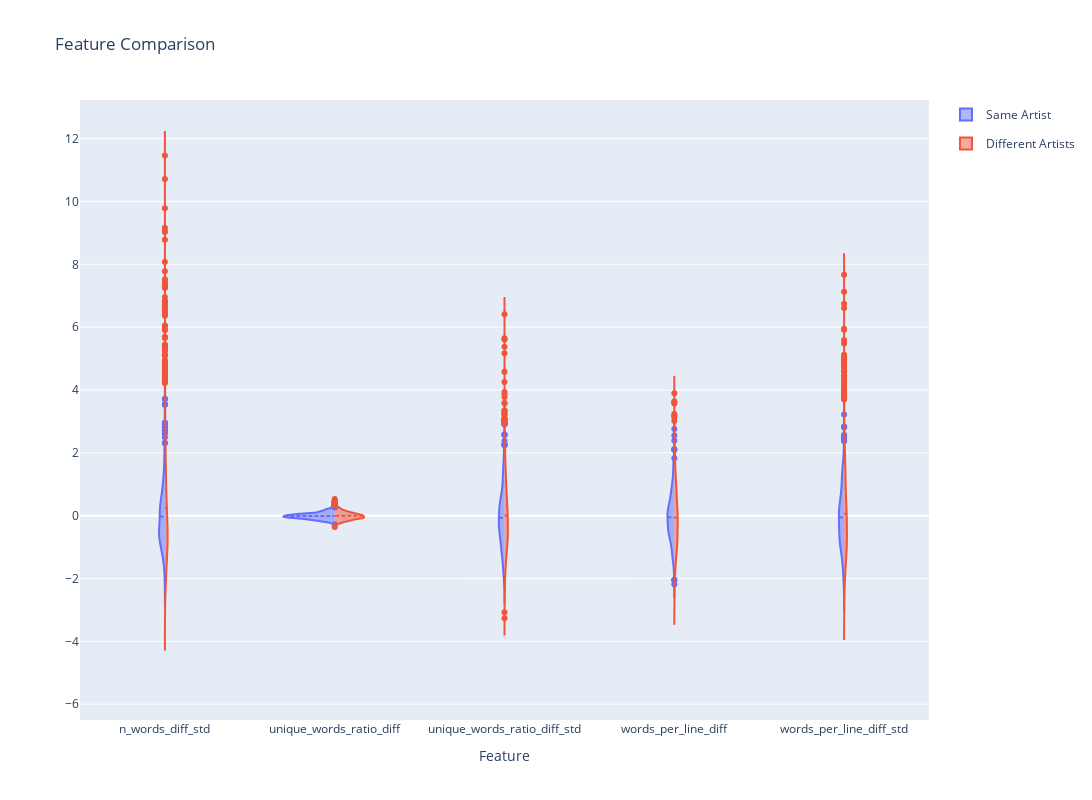

Notebook code cell kept with this figure:
### Code cell
fig = violine_feature_plot(feature_df, feature[1:])
fig.update_layout(
    autosize=False,
    width=2000,
    height=800,)
fig.update_xaxes(range=[-0.5, 4.5])
fig.show()

# Note that you should click *Autoscale* on the figure option to show all artists' violins

### Figure 1 — Plotly figure (JSON) as saved in the notebook; plotly's stock layout.template omitted (floating-point values rounded to 4 significant figures; data arrays with more than 128 entries replaced by an {"elided": "..."} marker saying what was removed)
{"data": [{"legendgroup": "Same Artist", "meanline": {"visible": true}, "name": "Same Artist", "scalegroup": "Same Artist", "side": "negative", "type": "violin", "x": {"elided": "5280 str values"}, "y": {"elided": "5280 float values"}}, {"legendgroup": "Different Artists", "meanline": {"visible": true}, "name": "Different Artists", "scalegroup": "Different Artists", "side": "positive", "type": "violin", "x": {"elided": "10560 str values"}, "y": {"elided": "10560 float values"}}], "layout": {"autosize": false, "height": 800, "title": {"text": "Feature Comparison"}, "violingap": 0, "violinmode": "overlay", "width": 2000, "xaxis": {"range": [-0.5, 4.5], "title": {"text": "Feature"}}}}
